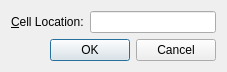
<?xml version="1.0" encoding="UTF-8"?>
<ui version="4.0">
 <class>GoToCellDialog</class>
 <widget class="QDialog" name="GoToCellDialog">
  <property name="geometry">
   <rect>
    <x>0</x>
    <y>0</y>
    <width>227</width>
    <height>70</height>
   </rect>
  </property>
  <property name="windowTitle">
   <string>Go To Cell</string>
  </property>
  <layout class="QVBoxLayout" name="verticalLayout">
   <item>
    <layout class="QHBoxLayout" name="horizontalLayout">
     <item>
      <widget class="QLabel" name="label">
       <property name="text">
        <string>&amp;Cell Location:</string>
       </property>
       <property name="buddy">
        <cstring>lineEdit</cstring>
       </property>
      </widget>
     </item>
     <item>
      <widget class="QLineEdit" name="lineEdit"/>
     </item>
    </layout>
   </item>
   <item>
    <widget class="QDialogButtonBox" name="buttonBox">
     <property name="standardButtons">
      <set>QDialogButtonBox::Cancel|QDialogButtonBox::Ok</set>
     </property>
    </widget>
   </item>
  </layout>
 </widget>
 <tabstops>
  <tabstop>lineEdit</tabstop>
 </tabstops>
 <resources/>
 <connections>
  <connection>
   <sender>buttonBox</sender>
   <signal>accepted()</signal>
   <receiver>GoToCellDialog</receiver>
   <slot>accept()</slot>
   <hints>
    <hint type="sourcelabel">
     <x>98</x>
     <y>49</y>
    </hint>
    <hint type="destinationlabel">
     <x>62</x>
     <y>66</y>
    </hint>
   </hints>
  </connection>
  <connection>
   <sender>buttonBox</sender>
   <signal>rejected()</signal>
   <receiver>GoToCellDialog</receiver>
   <slot>reject()</slot>
   <hints>
    <hint type="sourcelabel">
     <x>177</x>
     <y>52</y>
    </hint>
    <hint type="destinationlabel">
     <x>148</x>
     <y>67</y>
    </hint>
   </hints>
  </connection>
 </connections>
</ui>
